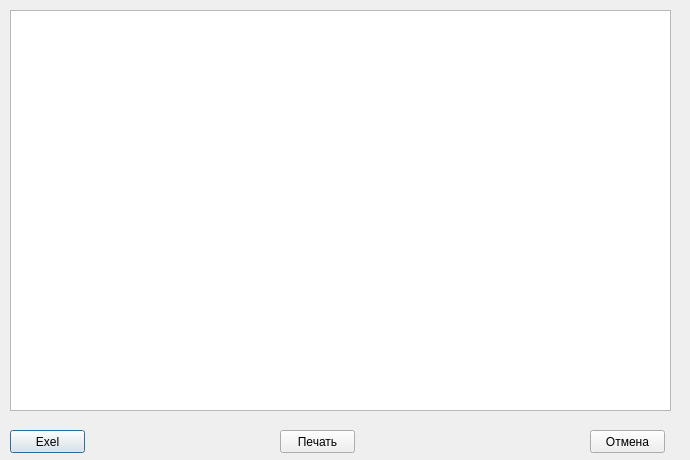
<?xml version="1.0" encoding="UTF-8"?>
<ui version="4.0">
 <class>reportDialog</class>
 <widget class="QDialog" name="reportDialog">
  <property name="geometry">
   <rect>
    <x>0</x>
    <y>0</y>
    <width>690</width>
    <height>460</height>
   </rect>
  </property>
  <property name="windowTitle">
   <string>Dialog</string>
  </property>
  <widget class="QTableView" name="tableView">
   <property name="geometry">
    <rect>
     <x>10</x>
     <y>10</y>
     <width>661</width>
     <height>401</height>
    </rect>
   </property>
  </widget>
  <widget class="QPushButton" name="pushButton">
   <property name="geometry">
    <rect>
     <x>10</x>
     <y>430</y>
     <width>75</width>
     <height>23</height>
    </rect>
   </property>
   <property name="toolTip">
    <string>Сохранить в формате Exel</string>
   </property>
   <property name="text">
    <string>Exel</string>
   </property>
  </widget>
  <widget class="QPushButton" name="pushButton_2">
   <property name="geometry">
    <rect>
     <x>280</x>
     <y>430</y>
     <width>75</width>
     <height>23</height>
    </rect>
   </property>
   <property name="text">
    <string>Печать</string>
   </property>
  </widget>
  <widget class="QPushButton" name="pushButton_3">
   <property name="geometry">
    <rect>
     <x>590</x>
     <y>430</y>
     <width>75</width>
     <height>23</height>
    </rect>
   </property>
   <property name="text">
    <string>Отмена</string>
   </property>
  </widget>
 </widget>
 <resources/>
 <connections/>
</ui>
